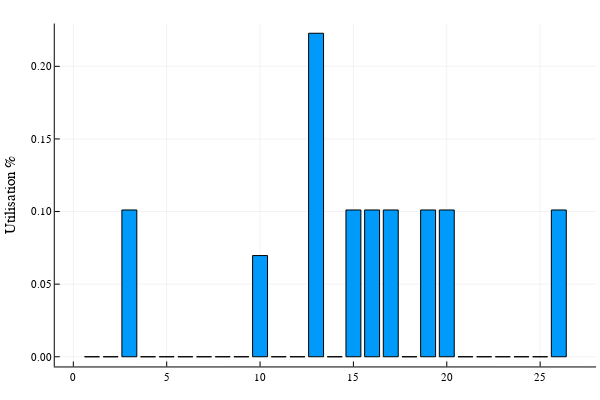

Notebook source saved alongside this figure:
### Code cell
bar(playrates,legend=false,ylabel="Utilisation %")

### Figure 1 — Plotly figure (JSON) as saved in the notebook; plotly's stock layout.template omitted (floating-point values rounded to 4 significant figures)
{"data": [{"fill": "tozeroy", "fillcolor": "rgba(0, 154, 250, 1.000)", "hoverinfo": "none", "legendgroup": "y1", "line": {"color": "rgba(0, 0, 0, 1.000)", "dash": "solid", "width": 1}, "mode": "lines", "name": "y1", "showlegend": true, "type": "scatter", "x": [0.6, 0.6, 1.4, 1.4, 0.6, 0.6], "xaxis": "x1", "y": [0, 0, 0, 0, 0, 0], "yaxis": "y1"}, {"fill": "tozeroy", "fillcolor": "rgba(0, 154, 250, 1.000)", "hoverinfo": "none", "legendgroup": "y1", "line": {"color": "rgba(0, 0, 0, 1.000)", "dash": "solid", "width": 1}, "mode": "lines", "name": "y1", "showlegend": false, "type": "scatter", "x": [1.6, 1.6, 2.4, 2.4, 1.6, 1.6], "xaxis": "x1", "y": [0, 0, 0, 0, 0, 0], "yaxis": "y1"}, {"fill": "tozeroy", "fillcolor": "rgba(0, 154, 250, 1.000)", "hoverinfo": "none", "legendgroup": "y1", "line": {"color": "rgba(0, 0, 0, 1.000)", "dash": "solid", "width": 1}, "mode": "lines", "name": "y1", "showlegend": false, "type": "scatter", "x": [2.6, 2.6, 3.4, 3.4, 2.6, 2.6], "xaxis": "x1", "y": [0.1011, 0, 0, 0.1011, 0.1011, 0.1011], "yaxis": "y1"}, {"fill": "tozeroy", "fillcolor": "rgba(0, 154, 250, 1.000)", "hoverinfo": "none", "legendgroup": "y1", "line": {"color": "rgba(0, 0, 0, 1.000)", "dash": "solid", "width": 1}, "mode": "lines", "name": "y1", "showlegend": false, "type": "scatter", "x": [3.6, 3.6, 4.4, 4.4, 3.6, 3.6], "xaxis": "x1", "y": [0, 0, 0, 0, 0, 0], "yaxis": "y1"}, {"fill": "tozeroy", "fillcolor": "rgba(0, 154, 250, 1.000)", "hoverinfo": "none", "legendgroup": "y1", "line": {"color": "rgba(0, 0, 0, 1.000)", "dash": "solid", "width": 1}, "mode": "lines", "name": "y1", "showlegend": false, "type": "scatter", "x": [4.6, 4.6, 5.4, 5.4, 4.6, 4.6], "xaxis": "x1", "y": [0, 0, 0, 0, 0, 0], "yaxis": "y1"}, {"fill": "tozeroy", "fillcolor": "rgba(0, 154, 250, 1.000)", "hoverinfo": "none", "legendgroup": "y1", "line": {"color": "rgba(0, 0, 0, 1.000)", "dash": "solid", "width": 1}, "mode": "lines", "name": "y1", "showlegend": false, "type": "scatter", "x": [5.6, 5.6, 6.4, 6.4, 5.6, 5.6], "xaxis": "x1", "y": [0, 0, 0, 0, 0, 0], "yaxis": "y1"}, {"fill": "tozeroy", "fillcolor": "rgba(0, 154, 250, 1.000)", "hoverinfo": "none", "legendgroup": "y1", "line": {"color": "rgba(0, 0, 0, 1.000)", "dash": "solid", "width": 1}, "mode": "lines", "name": "y1", "showlegend": false, "type": "scatter", "x": [6.6, 6.6, 7.4, 7.4, 6.6, 6.6], "xaxis": "x1", "y": [0, 0, 0, 0, 0, 0], "yaxis": "y1"}, {"fill": "tozeroy", "fillcolor": "rgba(0, 154, 250, 1.000)", "hoverinfo": "none", "legendgroup": "y1", "line": {"color": "rgba(0, 0, 0, 1.000)", "dash": "solid", "width": 1}, "mode": "lines", "name": "y1", "showlegend": false, "type": "scatter", "x": [7.6, 7.6, 8.4, 8.4, 7.6, 7.6], "xaxis": "x1", "y": [0, 0, 0, 0, 0, 0], "yaxis": "y1"}, {"fill": "tozeroy", "fillcolor": "rgba(0, 154, 250, 1.000)", "hoverinfo": "none", "legendgroup": "y1", "line": {"color": "rgba(0, 0, 0, 1.000)", "dash": "solid", "width": 1}, "mode": "lines", "name": "y1", "showlegend": false, "type": "scatter", "x": [8.6, 8.6, 9.4, 9.4, 8.6, 8.6], "xaxis": "x1", "y": [0, 0, 0, 0, 0, 0], "yaxis": "y1"}, {"fill": "tozeroy", "fillcolor": "rgba(0, 154, 250, 1.000)", "hoverinfo": "none", "legendgroup": "y1", "line": {"color": "rgba(0, 0, 0, 1.000)", "dash": "solid", "width": 1}, "mode": "lines", "name": "y1", "showlegend": false, "type": "scatter", "x": [9.6, 9.6, 10.4, 10.4, 9.6, 9.6], "xaxis": "x1", "y": [0.06968, 0, 0, 0.06968, 0.06968, 0.06968], "yaxis": "y1"}, {"fill": "tozeroy", "fillcolor": "rgba(0, 154, 250, 1.000)", "hoverinfo": "none", "legendgroup": "y1", "line": {"color": "rgba(0, 0, 0, 1.000)", "dash": "solid", "width": 1}, "mode": "lines", "name": "y1", "showlegend": false, "type": "scatter", "x": [10.6, 10.6, 11.4, 11.4, 10.6, 10.6], "xaxis": "x1", "y": [0, 0, 0, 0, 0, 0], "yaxis": "y1"}, {"fill": "tozeroy", "fillcolor": "rgba(0, 154, 250, 1.000)", "hoverinfo": "none", "legendgroup": "y1", "line": {"color": "rgba(0, 0, 0, 1.000)", "dash": "solid", "width": 1}, "mode": "lines", "name": "y1", "showlegend": false, "type": "scatter", "x": [11.6, 11.6, 12.4, 12.4, 11.6, 11.6], "xaxis": "x1", "y": [0, 0, 0, 0, 0, 0], "yaxis": "y1"}, {"fill": "tozeroy", "fillcolor": "rgba(0, 154, 250, 1.000)", "hoverinfo": "none", "legendgroup": "y1", "line": {"color": "rgba(0, 0, 0, 1.000)", "dash": "solid", "width": 1}, "mode": "lines", "name": "y1", "showlegend": false, "type": "scatter", "x": [12.6, 12.6, 13.4, 13.4, 12.6, 12.6], "xaxis": "x1", "y": [0.2228, 0, 0, 0.2228, 0.2228, 0.2228], "yaxis": "y1"}, {"fill": "tozeroy", "fillcolor": "rgba(0, 154, 250, 1.000)", "hoverinfo": "none", "legendgroup": "y1", "line": {"color": "rgba(0, 0, 0, 1.000)", "dash": "solid", "width": 1}, "mode": "lines", "name": "y1", "showlegend": false, "type": "scatter", "x": [13.6, 13.6, 14.4, 14.4, 13.6, 13.6], "xaxis": "x1", "y": [0, 0, 0, 0, 0, 0], "yaxis": "y1"}, {"fill": "tozeroy", "fillcolor": "rgba(0, 154, 250, 1.000)", "hoverinfo": "none", "legendgroup": "y1", "line": {"color": "rgba(0, 0, 0, 1.000)", "dash": "solid", "width": 1}, "mode": "lines", "name": "y1", "showlegend": false, "type": "scatter", "x": [14.6, 14.6, 15.4, 15.4, 14.6, 14.6], "xaxis": "x1", "y": [0.1011, 0, 0, 0.1011, 0.1011, 0.1011], "yaxis": "y1"}, {"fill": "tozeroy", "fillcolor": "rgba(0, 154, 250, 1.000)", "hoverinfo": "none", "legendgroup": "y1", "line": {"color": "rgba(0, 0, 0, 1.000)", "dash": "solid", "width": 1}, "mode": "lines", "name": "y1", "showlegend": false, "type": "scatter", "x": [15.6, 15.6, 16.4, 16.4, 15.6, 15.6], "xaxis": "x1", "y": [0.1011, 0, 0, 0.1011, 0.1011, 0.1011], "yaxis": "y1"}, {"fill": "tozeroy", "fillcolor": "rgba(0, 154, 250, 1.000)", "hoverinfo": "none", "legendgroup": "y1", "line": {"color": "rgba(0, 0, 0, 1.000)", "dash": "solid", "width": 1}, "mode": "lines", "name": "y1", "showlegend": false, "type": "scatter", "x": [16.6, 16.6, 17.4, 17.4, 16.6, 16.6], "xaxis": "x1", "y": [0.1011, 0, 0, 0.1011, 0.1011, 0.1011], "yaxis": "y1"}, {"fill": "tozeroy", "fillcolor": "rgba(0, 154, 250, 1.000)", "hoverinfo": "none", "legendgroup": "y1", "line": {"color": "rgba(0, 0, 0, 1.000)", "dash": "solid", "width": 1}, "mode": "lines", "name": "y1", "showlegend": false, "type": "scatter", "x": [17.6, 17.6, 18.4, 18.4, 17.6, 17.6], "xaxis": "x1", "y": [0, 0, 0, 0, 0, 0], "yaxis": "y1"}, {"fill": "tozeroy", "fillcolor": "rgba(0, 154, 250, 1.000)", "hoverinfo": "none", "legendgroup": "y1", "line": {"color": "rgba(0, 0, 0, 1.000)", "dash": "solid", "width": 1}, "mode": "lines", "name": "y1", "showlegend": false, "type": "scatter", "x": [18.6, 18.6, 19.4, 19.4, 18.6, 18.6], "xaxis": "x1", "y": [0.1011, 0, 0, 0.1011, 0.1011, 0.1011], "yaxis": "y1"}, {"fill": "tozeroy", "fillcolor": "rgba(0, 154, 250, 1.000)", "hoverinfo": "none", "legendgroup": "y1", "line": {"color": "rgba(0, 0, 0, 1.000)", "dash": "solid", "width": 1}, "mode": "lines", "name": "y1", "showlegend": false, "type": "scatter", "x": [19.6, 19.6, 20.4, 20.4, 19.6, 19.6], "xaxis": "x1", "y": [0.1011, 0, 0, 0.1011, 0.1011, 0.1011], "yaxis": "y1"}, {"fill": "tozeroy", "fillcolor": "rgba(0, 154, 250, 1.000)", "hoverinfo": "none", "legendgroup": "y1", "line": {"color": "rgba(0, 0, 0, 1.000)", "dash": "solid", "width": 1}, "mode": "lines", "name": "y1", "showlegend": false, "type": "scatter", "x": [20.6, 20.6, 21.4, 21.4, 20.6, 20.6], "xaxis": "x1", "y": [0, 0, 0, 0, 0, 0], "yaxis": "y1"}, {"fill": "tozeroy", "fillcolor": "rgba(0, 154, 250, 1.000)", "hoverinfo": "none", "legendgroup": "y1", "line": {"color": "rgba(0, 0, 0, 1.000)", "dash": "solid", "width": 1}, "mode": "lines", "name": "y1", "showlegend": false, "type": "scatter", "x": [21.6, 21.6, 22.4, 22.4, 21.6, 21.6], "xaxis": "x1", "y": [0, 0, 0, 0, 0, 0], "yaxis": "y1"}, {"fill": "tozeroy", "fillcolor": "rgba(0, 154, 250, 1.000)", "hoverinfo": "none", "legendgroup": "y1", "line": {"color": "rgba(0, 0, 0, 1.000)", "dash": "solid", "width": 1}, "mode": "lines", "name": "y1", "showlegend": false, "type": "scatter", "x": [22.6, 22.6, 23.4, 23.4, 22.6, 22.6], "xaxis": "x1", "y": [0, 0, 0, 0, 0, 0], "yaxis": "y1"}, {"fill": "tozeroy", "fillcolor": "rgba(0, 154, 250, 1.000)", "hoverinfo": "none", "legendgroup": "y1", "line": {"color": "rgba(0, 0, 0, 1.000)", "dash": "solid", "width": 1}, "mode": "lines", "name": "y1", "showlegend": false, "type": "scatter", "x": [23.6, 23.6, 24.4, 24.4, 23.6, 23.6], "xaxis": "x1", "y": [0, 0, 0, 0, 0, 0], "yaxis": "y1"}, {"fill": "tozeroy", "fillcolor": "rgba(0, 154, 250, 1.000)", "hoverinfo": "none", "legendgroup": "y1", "line": {"color": "rgba(0, 0, 0, 1.000)", "dash": "solid", "width": 1}, "mode": "lines", "name": "y1", "showlegend": false, "type": "scatter", "x": [24.6, 24.6, 25.4, 25.4, 24.6, 24.6], "xaxis": "x1", "y": [0, 0, 0, 0, 0, 0], "yaxis": "y1"}, {"fill": "tozeroy", "fillcolor": "rgba(0, 154, 250, 1.000)", "hoverinfo": "none", "legendgroup": "y1", "line": {"color": "rgba(0, 0, 0, 1.000)", "dash": "solid", "width": 1}, "mode": "lines", "name": "y1", "showlegend": false, "type": "scatter", "x": [25.6, 25.6, 26.4, 26.4, 25.6, 25.6], "xaxis": "x1", "y": [0.1011, 0, 0, 0.1011, 0.1011, 0.1011], "yaxis": "y1"}], "layout": {"annotations": [], "height": 400, "margin": {"b": 20, "l": 0, "r": 0, "t": 20}, "paper_bgcolor": "rgba(255, 255, 255, 1.000)", "plot_bgcolor": "rgba(255, 255, 255, 1.000)", "showlegend": false, "width": 600, "xaxis": {"anchor": "y1", "domain": [0.09128, 0.9934], "gridcolor": "rgba(0, 0, 0, 0.100)", "gridwidth": 0.5, "linecolor": "rgba(0, 0, 0, 1.000)", "mirror": false, "range": [-0.9944, 27.99], "showgrid": true, "showline": true, "showticklabels": true, "tickangle": 0, "tickcolor": "rgb(0, 0, 0)", "tickfont": {"color": "rgba(0, 0, 0, 1.000)", "family": "sans-serif", "size": 11}, "tickmode": "array", "ticks": "inside", "ticktext": ["0", "5", "10", "15", "20", "25"], "tickvals": [0, 5, 10, 15, 20, 25], "title": "", "titlefont": {"color": "rgba(0, 0, 0, 1.000)", "family": "sans-serif", "size": 15}, "type": "-", "visible": true, "zeroline": false, "zerolinecolor": "rgba(0, 0, 0, 1.000)"}, "yaxis": {"anchor": "x1", "domain": [0.03762, 0.9902], "gridcolor": "rgba(0, 0, 0, 0.100)", "gridwidth": 0.5, "linecolor": "rgba(0, 0, 0, 1.000)", "mirror": false, "range": [-0.006684, 0.2295], "showgrid": true, "showline": true, "showticklabels": true, "tickangle": 0, "tickcolor": "rgb(0, 0, 0)", "tickfont": {"color": "rgba(0, 0, 0, 1.000)", "family": "sans-serif", "size": 11}, "tickmode": "array", "ticks": "inside", "ticktext": ["0.00", "0.05", "0.10", "0.15", "0.20"], "tickvals": [0, 0.05, 0.1, 0.15, 0.2], "title": "Utilisation %", "titlefont": {"color": "rgba(0, 0, 0, 1.000)", "family": "sans-serif", "size": 15}, "type": "-", "visible": true, "zeroline": false, "zerolinecolor": "rgba(0, 0, 0, 1.000)"}}}
